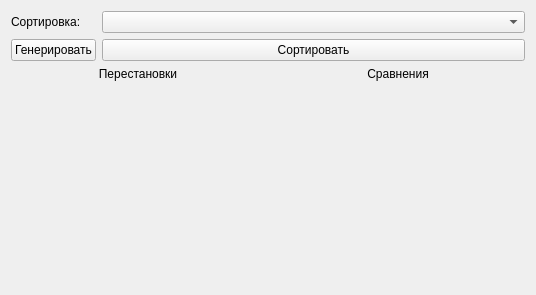
<?xml version="1.0" encoding="UTF-8"?>
<ui version="4.0">
 <class>SortsMainWindow</class>
 <widget class="QMainWindow" name="SortsMainWindow">
  <property name="geometry">
   <rect>
    <x>0</x>
    <y>0</y>
    <width>536</width>
    <height>295</height>
   </rect>
  </property>
  <property name="windowTitle">
   <string>SortsMainWindow</string>
  </property>
  <widget class="QWidget" name="centralWidget">
   <layout class="QVBoxLayout" name="verticalLayout">
    <item>
     <layout class="QFormLayout" name="formLayout">
      <item row="0" column="0">
       <widget class="QLabel" name="label">
        <property name="text">
         <string>Сортировка:</string>
        </property>
       </widget>
      </item>
      <item row="0" column="1">
       <widget class="QComboBox" name="sortChooser"/>
      </item>
      <item row="1" column="0">
       <widget class="QPushButton" name="generateButton">
        <property name="text">
         <string>Генерировать</string>
        </property>
       </widget>
      </item>
      <item row="1" column="1">
       <widget class="QPushButton" name="sortButton">
        <property name="text">
         <string>Сортировать</string>
        </property>
       </widget>
      </item>
      <item row="3" column="0" colspan="2">
       <widget class="QLabel" name="statusLabel">
        <property name="text">
         <string/>
        </property>
       </widget>
      </item>
      <item row="2" column="0" colspan="2">
       <layout class="QHBoxLayout" name="horizontalLayout_2">
        <item>
         <widget class="QLabel" name="swapsLabel">
          <property name="text">
           <string>Перестановки</string>
          </property>
          <property name="alignment">
           <set>Qt::AlignCenter</set>
          </property>
         </widget>
        </item>
        <item>
         <widget class="QLabel" name="comparisonsLabel">
          <property name="text">
           <string>Сравнения</string>
          </property>
          <property name="alignment">
           <set>Qt::AlignCenter</set>
          </property>
         </widget>
        </item>
       </layout>
      </item>
     </layout>
    </item>
   </layout>
  </widget>
 </widget>
 <layoutdefault spacing="6" margin="11"/>
 <resources/>
 <connections/>
</ui>
